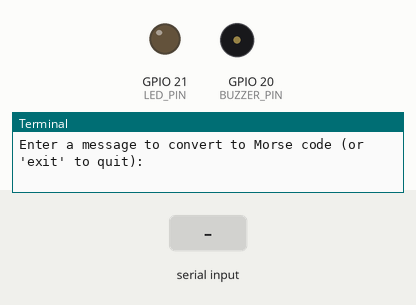
This program was run on a simulated Raspberry Pi (BCM pin numbers). Shown: output pins drawn as LEDs (lit = HIGH), buzzer (waves = sounding, pin HIGH), the last lines printed to the terminal. Inputs (shaded band) come from the test bench.

Above: at 1.2 s.
1.3 s: "A" typed at the terminal, then Enter
At 2.1 s:
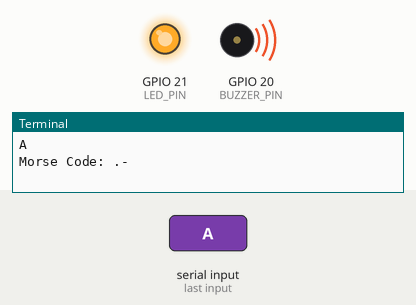
3.8 s: "." typed at the terminal, then Enter
5.6 s: "-" typed at the terminal, then Enter
Timing chart, 0 to 8.6 s (numbered marks = the images above; inputs shaded):
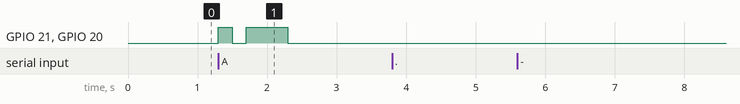

The program:

morsecode.py
```python
import RPi.GPIO as GPIO
import time

# Setting up the GPIO mode and pins
GPIO.setmode(GPIO.BCM)
LED_PIN = 21
BUZZER_PIN = 20
GPIO.setup(LED_PIN, GPIO.OUT)
GPIO.setup(BUZZER_PIN, GPIO.OUT)

# Morse code dictionary
MORSE_CODE_DICT = {
    'A': '.-', 'B': '-...', 'C': '-.-.', 'D': '-..', 'E': '.', 'F': '..-.',
    'G': '--.', 'H': '....', 'I': '..', 'J': '.---', 'K': '-.-', 'L': '.-..',
    'M': '--', 'N': '-.', 'O': '---', 'P': '.--.', 'Q': '--.-', 'R': '.-.',
    'S': '...', 'T': '-', 'U': '..-', 'V': '...-', 'W': '.--', 'X': '-..-',
    'Y': '-.--', 'Z': '--..',
    '0': '-----', '1': '.----', '2': '..---', '3': '...--', '4': '....-',
    '5': '.....', '6': '-....', '7': '--...', '8': '---..', '9': '----.',
    ' ': ' '  # Space character
}

def morse_to_led_and_buzzer(morse_code):
    for symbol in morse_code:
        if symbol == '.':
            GPIO.output(LED_PIN, GPIO.HIGH)
            GPIO.output(BUZZER_PIN, GPIO.HIGH)
            time.sleep(0.2)  # Short blink/buzz for a dot
            GPIO.output(LED_PIN, GPIO.LOW)
            GPIO.output(BUZZER_PIN, GPIO.LOW)
            time.sleep(0.2)
        elif symbol == '-':
            GPIO.output(LED_PIN, GPIO.HIGH)
            GPIO.output(BUZZER_PIN, GPIO.HIGH)
            time.sleep(0.6)  # Long blink/buzz for a dash
            GPIO.output(LED_PIN, GPIO.LOW)
            GPIO.output(BUZZER_PIN, GPIO.LOW)
            time.sleep(0.2)
        elif symbol == ' ':
            time.sleep(0.6)  # Gap between words

def text_to_morse(text):
    morse_code = ''
    for char in text.upper():
        morse_code += MORSE_CODE_DICT.get(char, '') + ' '
    return morse_code

if __name__ == '__main__':
    try:
        while True:
            text = input("Enter a message to convert to Morse code (or 'exit' to quit): ")
            if text.lower() == 'exit':
                break
            morse_code = text_to_morse(text)
            if not morse_code.strip():
                print("Invalid input. Please enter only alphanumeric characters and spaces.")
                continue
            print(f"Morse Code: {morse_code}")
            morse_to_led_and_buzzer(morse_code)
            time.sleep(1)
    except KeyboardInterrupt:
        print("\nProgram interrupted.")
    finally:
        GPIO.cleanup()
        print("GPIO cleaned up and program ended.")
```

Measured:
- after the input at 1.3 s, GPIO 21 (LED_PIN), GPIO 20 (BUZZER_PIN): LOW → HIGH at once, → LOW 0.20 s later, → HIGH 0.20 s later, → LOW 0.60 s later
